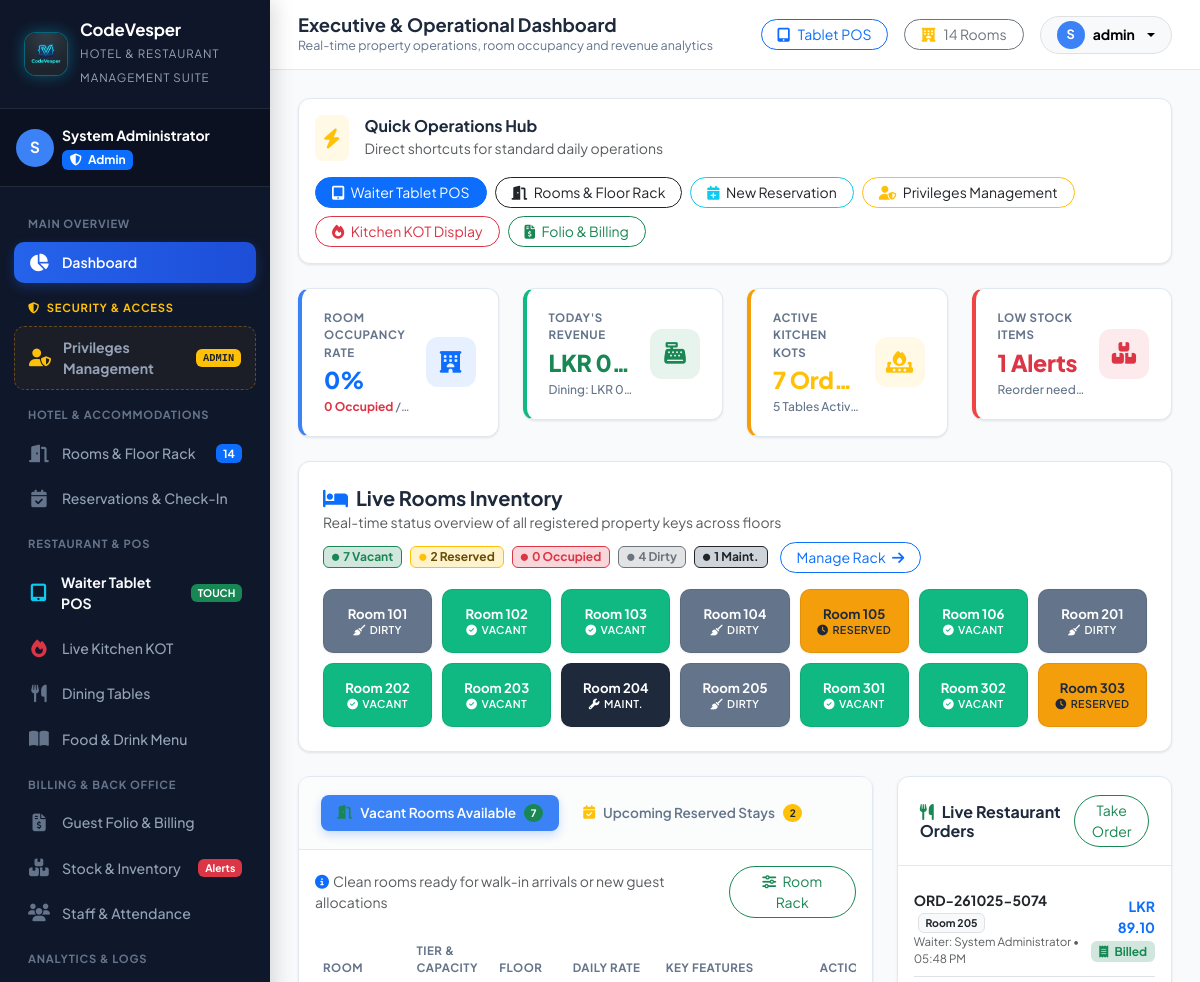
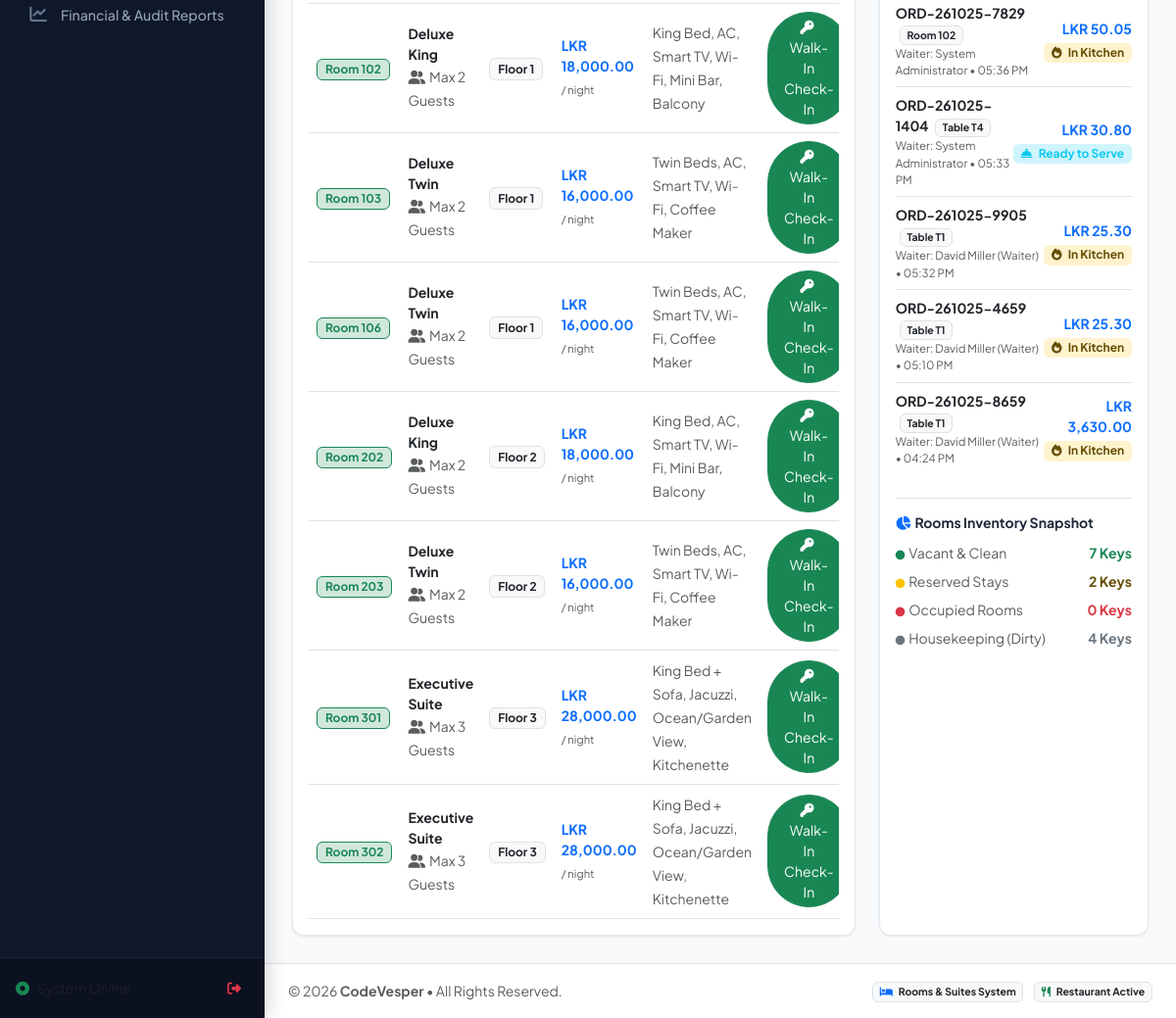
/dashboard.php (signed in), run on the app's committed database (2 pictures, top to bottom).
### tables this page shows
CREATE TABLE `rooms` (
  `id` int NOT NULL AUTO_INCREMENT,
  `room_number` varchar(10) NOT NULL,
  `room_type_id` int NOT NULL,
  `floor` int NOT NULL,
  `status` enum('vacant','reserved','occupied','dirty','maintenance') DEFAULT 'vacant',
  `daily_rate` decimal(10,2) NOT NULL,
  `notes` varchar(255) DEFAULT NULL,
  PRIMARY KEY (`id`)  ,
  UNIQUE KEY `room_number` (`room_number`),
  KEY `room_type_id` (`room_type_id`),
  CONSTRAINT `rooms_ibfk_1` FOREIGN KEY (`room_type_id`) REFERENCES `room_types` (`id`)
);

CREATE TABLE `room_types` (
  `id` int NOT NULL AUTO_INCREMENT,
  `name` varchar(50) NOT NULL,
  `code` varchar(10) NOT NULL,
  `base_price` decimal(10,2) NOT NULL,
  `capacity` int DEFAULT '2',
  `amenities` text DEFAULT NULL,
  `description` text DEFAULT NULL,
  PRIMARY KEY (`id`)  ,
  UNIQUE KEY `code` (`code`)
);

CREATE TABLE `orders` (
  `id` int NOT NULL AUTO_INCREMENT,
  `order_number` varchar(20) NOT NULL,
  `order_type` enum('dine_in','room_service','takeaway') DEFAULT 'dine_in',
  `table_id` int DEFAULT NULL,
  `room_id` int DEFAULT NULL,
  `guest_id` int DEFAULT NULL,
  `waiter_id` int NOT NULL,
  `status` enum('pending','in_kitchen','ready','served','billed','cancelled') DEFAULT 'pending',
  `subtotal` decimal(10,2) NOT NULL DEFAULT '0.00',
  `tax_amount` decimal(10,2) NOT NULL DEFAULT '0.00',
  `discount_amount` decimal(10,2) NOT NULL DEFAULT '0.00',
  `total_amount` decimal(10,2) NOT NULL DEFAULT '0.00',
  `payment_status` enum('unpaid','paid','billed_to_room') DEFAULT 'unpaid',
  `payment_method` varchar(50) DEFAULT NULL,
  `notes` text DEFAULT NULL,
  `created_at` timestamp NOT NULL DEFAULT CURRENT_TIMESTAMP,
  PRIMARY KEY (`id`)  ,
  UNIQUE KEY `order_number` (`order_number`),
  KEY `table_id` (`table_id`),
  KEY `room_id` (`room_id`),
  KEY `guest_id` (`guest_id`),
  KEY `waiter_id` (`waiter_id`),
  CONSTRAINT `orders_ibfk_1` FOREIGN KEY (`table_id`) REFERENCES `dining_tables` (`id`),
  CONSTRAINT `orders_ibfk_2` FOREIGN KEY (`room_id`) REFERENCES `rooms` (`id`),
  CONSTRAINT `orders_ibfk_3` FOREIGN KEY (`guest_id`) REFERENCES `guests` (`id`),
  CONSTRAINT `orders_ibfk_4` FOREIGN KEY (`waiter_id`) REFERENCES `users` (`id`)
);

CREATE TABLE `users` (
  `id` int NOT NULL AUTO_INCREMENT,
  `role_id` int NOT NULL,
  `full_name` varchar(100) NOT NULL,
  `username` varchar(50) NOT NULL,
  `password_hash` varchar(255) NOT NULL,
  `email` varchar(100) DEFAULT NULL,
  `phone` varchar(20) DEFAULT NULL,
  `avatar` varchar(255) DEFAULT 'default_avatar.png',
  `status` enum('active','inactive') DEFAULT 'active',
  `created_at` timestamp NOT NULL DEFAULT CURRENT_TIMESTAMP,
  PRIMARY KEY (`id`)  ,
  UNIQUE KEY `username` (`username`),
  KEY `role_id` (`role_id`),
  CONSTRAINT `users_ibfk_1` FOREIGN KEY (`role_id`) REFERENCES `roles` (`id`)
);

CREATE TABLE `dining_tables` (
  `id` int NOT NULL AUTO_INCREMENT,
  `table_number` varchar(20) NOT NULL,
  `section` varchar(50) DEFAULT 'Main Dining',
  `capacity` int DEFAULT '4',
  `status` enum('available','occupied','reserved','cleaning') DEFAULT 'available',
  PRIMARY KEY (`id`)  ,
  UNIQUE KEY `table_number` (`table_number`)
);

### dashboard.php (the view, shortened to what the rows shown need)
<?php
require_once __DIR__ . '/includes/header.php';
$db = getDbConnection();
$vacantRoomsList = $db->query("
    SELECT r.*, rt.name as type_name, rt.code as type_code, rt.capacity, rt.amenities
    FROM rooms r
    JOIN room_types rt ON r.room_type_id = rt.id
    WHERE r.status = 'vacant'
    ORDER BY r.floor ASC, r.room_number ASC
")->fetchAll();
$recentOrders = $db->query("
    SELECT o.*, u.full_name as waiter_name, t.table_number, r.room_number
    FROM orders o
    LEFT JOIN users u ON o.waiter_id = u.id
    LEFT JOIN dining_tables t ON o.table_id = t.id
    LEFT JOIN rooms r ON o.room_id = r.id
    ORDER BY o.id DESC
    LIMIT 6
")->fetchAll();
?>
<div class="card-custom p-4 mb-4">
    <div class="live-room-grid">
        <?php
        $allRoomsQuery = $db->query("SELECT id, room_number, status, floor, daily_rate FROM rooms ORDER BY floor ASC, room_number ASC")->fetchAll();
        foreach ($allRoomsQuery as $r):
            $status = $r['status'];
            $icon = 'circle-check';
            $label = 'Vacant';
            if ($status === 'occupied') { $icon = 'user-check'; $label = 'Occupied'; }
            elseif ($status === 'reserved') { $icon = 'clock'; $label = 'Reserved'; }
            elseif ($status === 'dirty') { $icon = 'broom'; $label = 'Dirty'; }
            elseif ($status === 'maintenance') { $icon = 'wrench'; $label = 'Maint.'; }
        ?>
        <a href="rooms.php" class="live-room-pill status-<?= $status ?>" title="<?= htmlspecialchars($r['room_number']) ?> - <?= ucfirst($status) ?> (Floor <?= $r['floor'] ?>)">
            <div class="live-room-pill-num"><?= htmlspecialchars($r['room_number']) ?></div>
            <div class="live-room-pill-status">
                <i class="fa-solid fa-<?= $icon ?>"></i>
                <span><?= $label ?></span>
            </div>
        </a>
        <?php endforeach; ?>
    </div>
</div>
<div class="row g-4">
    <div class="col-12 col-xl-8">
        <div class="card-custom h-100">
            <div class="p-3">
                <div class="tab-content" id="operationalTabsContent">
                    <div class="tab-pane fade show active" id="vacant-pane" role="tabpanel">
                        <div class="table-responsive">
                            <table class="table table-hover align-middle mb-0">
                                <thead>
                                    <tr>
                                        <th>Room</th>
                                        <th>Tier & Capacity</th>
                                        <th>Floor</th>
                                        <th>Daily Rate</th>
                                        <th>Key Features</th>
                                        <th class="text-end">Action</th>
                                    </tr>
                                </thead>
                                <tbody>
                                    <?php if (empty($vacantRoomsList)): ?>
                                        <tr>
                                            <td colspan="6" class="text-center text-muted py-4">
                                                <i class="fa-solid fa-bed fs-3 d-block mb-2 text-secondary opacity-50"></i>
                                                All rooms are currently occupied, reserved, or undergoing cleaning.
                                            </td>
                                        </tr>
                                    <?php else: ?>
                                        <?php foreach ($vacantRoomsList as $vr): ?>
                                            <tr>
                                                <td>
                                                    <span class="badge bg-success-subtle text-success border border-success fw-bold px-2 py-1">
                                                        <?= htmlspecialchars($vr['room_number']) ?>
                                                    </span>
                                                </td>
                                                <td>
                                                    <div class="fw-bold text-dark small"><?= htmlspecialchars($vr['type_name']) ?></div>
                                                    <small class="text-muted"><i class="fa-solid fa-user-group me-1"></i>Max <?= $vr['capacity'] ?> Guests</small>
                                                </td>
                                                <td>
                                                    <span class="badge bg-light text-dark border">Floor <?= $vr['floor'] ?></span>
                                                </td>
                                                <td>
                                                    <div class="fw-bold text-primary small"><?= formatMoney($vr['daily_rate']) ?></div>
                                                    <small class="text-muted" style="font-size: 0.7rem;">/ night</small>
                                                </td>
                                                <td>
                                                    <small class="text-muted"><?= htmlspecialchars($vr['amenities'] ?: 'Standard Hotel Amenities') ?></small>
                                                </td>
                                                <td class="text-end">
                                                    <button type="button" class="btn btn-sm btn-success px-3 py-1 rounded-pill" onclick="openWalkinCheckin(<?= $vr['id'] ?>, '<?= htmlspecialchars(addslashes($vr['room_number'])) ?>', <?= $vr['daily_rate'] ?>)">
                                                        <i class="fa-solid fa-key me-1"></i> Walk-In Check-In
                                                    </button>
                                                </td>
                                            </tr>
                                        <?php endforeach; ?>
                                    <?php endif; ?>
                                </tbody>
                            </table>
                        </div>
                    </div>
                </div>
            </div>
        </div>
    </div>
    <div class="col-12 col-xl-4">
        <div class="card-custom h-100">
            <div class="p-3">
                <div class="list-group list-group-flush">
                    <?php if (empty($recentOrders)): ?>
                        <div class="text-center text-muted py-4">
                            <i class="fa-solid fa-bowl-food fs-3 d-block mb-2 text-secondary opacity-50"></i>
                            No restaurant orders logged today yet.
                        </div>
                    <?php else: ?>
                        <?php foreach ($recentOrders as $ro):
                            $loc = ($ro['order_type'] === 'room_service') ? htmlspecialchars($ro['room_number'] ?? 'Room') : htmlspecialchars($ro['table_number'] ?? 'Dine-In');
                        ?>
                            <div class="list-group-item px-0 py-2 d-flex justify-content-between align-items-center">
                                <div>
                                    <div class="fw-bold text-dark small">
                                        <?= htmlspecialchars($ro['order_number']) ?>
                                        <span class="badge bg-light text-dark border ms-1"><?= $loc ?></span>
                                    </div>
                                    <div class="text-muted" style="font-size: 0.72rem;">
                                        Waiter: <?= htmlspecialchars($ro['waiter_name'] ?? 'Staff') ?> &bull; <?= date('h:i A', strtotime($ro['created_at'])) ?>
                                    </div>
                                </div>
                                <div class="text-end">
                                    <div class="fw-bold text-primary small"><?= formatMoney($ro['total_amount']) ?></div>
                                    <div><?= getOrderStatusBadge($ro['status']) ?></div>
                                </div>
                            </div>
                        <?php endforeach; ?>
                    <?php endif; ?>
                </div>
            </div>
        </div>
    </div>
</div>
<?php require_once __DIR__ . '/includes/footer.php'; ?>

### includes/functions.php (shortened to what the rows shown need)
<?php
function formatMoney($amount): string {
    $symbol = defined('APP_CURRENCY') ? APP_CURRENCY : 'LKR ';
    return $symbol . number_format((float)$amount, 2);
}
function getOrderStatusBadge(string $status): string {
    switch (strtolower($status)) {
        case 'in_kitchen':
            return '<span class="badge bg-warning-subtle text-warning-emphasis"><i class="fa-solid fa-fire me-1"></i> In Kitchen</span>';
        case 'ready':
            return '<span class="badge bg-info-subtle text-info"><i class="fa-solid fa-bell-concierge me-1"></i> Ready to Serve</span>';
        case 'billed':
            return '<span class="badge bg-success-subtle text-success"><i class="fa-solid fa-receipt me-1"></i> Billed</span>';
    }
}

### data on the page
rooms: room_number "Room 101", status "DIRTY"
rooms: room_number "Room 102", label "VACANT", room_type.name "Deluxe King", room_type.capacity "2", floor "1", daily_rate "LKR 18,000.00", room_type.amenities "King Bed, AC, Smart TV, Wi-Fi, Mini Bar, Balcony"
rooms: room_number "Room 103", label "VACANT", room_type.name "Deluxe Twin", room_type.capacity "2", floor "1", daily_rate "LKR 16,000.00", room_type.amenities "Twin Beds, AC, Smart TV, Wi-Fi, Coffee Maker"
rooms: room_number "Room 104", status "DIRTY"
rooms: room_number "Room 105", status "RESERVED"
rooms: room_number "Room 106", label "VACANT", room_type.name "Deluxe Twin", room_type.capacity "2", floor "1", daily_rate "LKR 16,000.00", room_type.amenities "Twin Beds, AC, Smart TV, Wi-Fi, Coffee Maker"
rooms: room_number "Room 201", status "DIRTY"
rooms: room_number "Room 202", label "VACANT", room_type.name "Deluxe King", room_type.capacity "2", floor "2", daily_rate "LKR 18,000.00", room_type.amenities "King Bed, AC, Smart TV, Wi-Fi, Mini Bar, Balcony"
rooms: room_number "Room 203", label "VACANT", room_type.name "Deluxe Twin", room_type.capacity "2", floor "2", daily_rate "LKR 16,000.00", room_type.amenities "Twin Beds, AC, Smart TV, Wi-Fi, Coffee Maker"
rooms: room_number "Room 204", status "MAINT."
rooms: room_number "Room 205", status "DIRTY"
rooms: room_number "Room 301", label "VACANT", room_type.name "Executive Suite", room_type.capacity "3", floor "3", daily_rate "LKR 28,000.00", room_type.amenities "King Bed + Sofa, Jacuzzi, Ocean/Garden View, Kitchenette"
rooms: room_number "Room 302", label "VACANT", room_type.name "Executive Suite", room_type.capacity "3", floor "3", daily_rate "LKR 28,000.00", room_type.amenities "King Bed + Sofa, Jacuzzi, Ocean/Garden View, Kitchenette"
rooms: room_number "Room 303", status "RESERVED"
orders: order_number "ORD-261025-5074", room.room_number "Room 205", waiter.full_name "System Administrator", created_at "05:48 PM", total_amount "LKR 89.10", status "billed" (drawn)
orders: order_number "ORD-261025-7829", room.room_number "Room 102", waiter.full_name "System Administrator", created_at "05:36 PM", total_amount "LKR 50.05", status "in_kitchen" (drawn)
orders: order_number "ORD-261025-1404", table.table_number "Table T4", waiter.full_name "System Administrator", created_at "05:33 PM", total_amount "LKR 30.80", status "ready" (drawn)
orders: order_number "ORD-261025-9905", table.table_number "Table T1", waiter.full_name "David Miller (Waiter)", created_at "05:32 PM", total_amount "LKR 25.30", status "in_kitchen" (drawn)
orders: order_number "ORD-261025-4659", table.table_number "Table T1", waiter.full_name "David Miller (Waiter)", created_at "05:10 PM", total_amount "LKR 25.30", status "in_kitchen" (drawn)
orders: order_number "ORD-261025-8659", table.table_number "Table T1", waiter.full_name "David Miller (Waiter)", created_at "04:24 PM", total_amount "LKR 3,630.00", status "in_kitchen" (drawn)

### other printed values
APP_NAME "CodeVesper"
APP_TAGLINE "HOTEL & RESTAURANT MANAGEMENT SUITE"
substr($user['full_name'] ?? 'U', 0, 1) "S"
$user['full_name'] "System Administrator"
$dynamicRoomCount "14"
$pageTitle "Executive & Operational Dashboard"
$pageSubtitle "Real-time property operations, room occupancy and revenue analytics"
$totalHeaderRooms "14"
substr($currentUser['full_name'], 0, 1) "S"
$currentUser['username'] "admin"
$occupancyRate "0"
$occupiedRooms "0"
formatMoney($totalTodayRevenue) "LKR 0…"
formatMoney($todayRestaurantRevenue) "LKR 0.…"
$activeOrdersCount "7"
